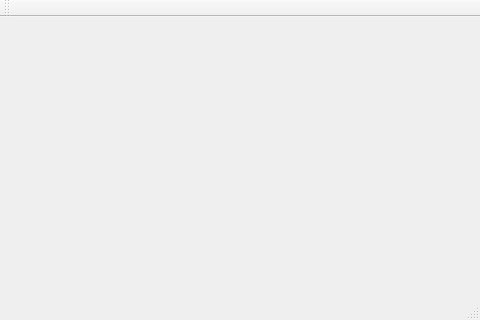
<?xml version="1.0" encoding="UTF-8"?>
<ui version="4.0">
 <class>MainWindow</class>
 <widget class="QMainWindow" name="MainWindow">
  <property name="enabled">
   <bool>true</bool>
  </property>
  <property name="geometry">
   <rect>
    <x>0</x>
    <y>0</y>
    <width>480</width>
    <height>320</height>
   </rect>
  </property>
  <property name="minimumSize">
   <size>
    <width>480</width>
    <height>320</height>
   </size>
  </property>
  <property name="maximumSize">
   <size>
    <width>480</width>
    <height>352</height>
   </size>
  </property>
  <property name="windowTitle">
   <string>MainWindow</string>
  </property>
  <widget class="QWidget" name="centralWidget">
   <property name="minimumSize">
    <size>
     <width>480</width>
     <height>320</height>
    </size>
   </property>
   <property name="maximumSize">
    <size>
     <width>480</width>
     <height>320</height>
    </size>
   </property>
  </widget>
  <widget class="QToolBar" name="mainToolBar">
   <attribute name="toolBarArea">
    <enum>TopToolBarArea</enum>
   </attribute>
   <attribute name="toolBarBreak">
    <bool>false</bool>
   </attribute>
  </widget>
  <widget class="QStatusBar" name="statusBar"/>
 </widget>
 <layoutdefault spacing="6" margin="11"/>
 <resources/>
 <connections/>
</ui>
